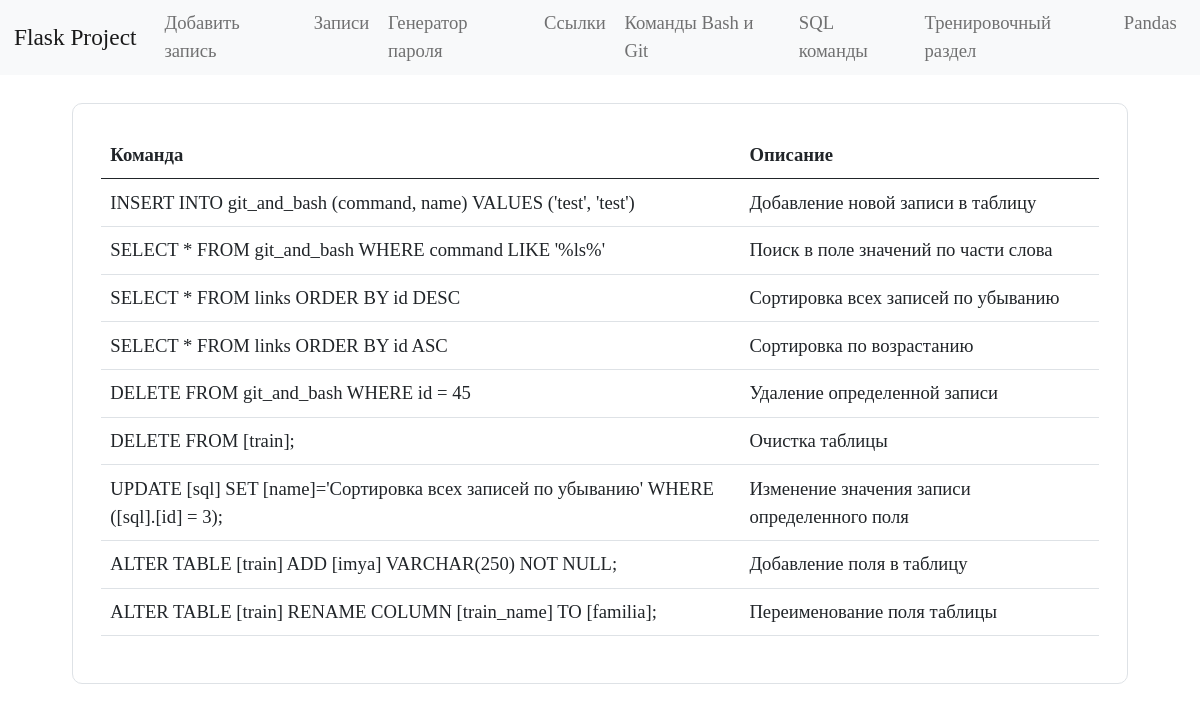
The app's page /sql with its own data.
### tables this page shows
CREATE TABLE [sql] ( 
  [id] INTEGER PRIMARY KEY AUTOINCREMENT,
  [command] TEXT NOT NULL,
  [name] TEXT NOT NULL
);

### app.py (the view)
@app.route("/sql")
def sql():
    conn = get_db_connection()
    sql = conn.execute("SELECT * FROM sql").fetchall()
    conn.close()
    return render_template("sql.html", sql=sql)

### app.py (called while the page is built)
def get_db_connection():
    conn = sqlite3.connect("database.db")
    conn.row_factory = sqlite3.Row
    return conn

### templates/sql.html (shortened to what this page needs)
{% extends "base.html" %}
{% block content %}
<div class="bd-example">
  <table class="table">
    <thead>
      <tr>
        <th scope="col">Команда</th>
        <th scope="col">Описание</th>
      </tr>
    </thead>
    <tbody>
    {% for sql in sql %}
      <tr>
        <td>{{ sql['command'] }}</td>
        <td>{{ sql['name'] }}</td>
      </tr>
    {% endfor %}
    </tbody>
  </table>
</div>
{% endblock %}

### static/styles.css (style rules this page uses)
* { font-family: Bahnschrift; font-size: 14pt; }
.bd-example { padding: 1.5rem; margin: 1.5rem; border-radius: 10px; border: solid #dee2e6 1px; }

### records on screen
sql: command "INSERT INTO git_and_bash (command, name) VALUES ('test', 'test')", name "Добавление новой записи в таблицу"
sql: command "SELECT * FROM git_and_bash WHERE command LIKE '%ls%'", name "Поиск в поле значений по части слова"
sql: command "SELECT * FROM links ORDER BY id DESC", name "Сортировка всех записей по убыванию"
sql: command "SELECT * FROM links ORDER BY id ASC", name "Сортировка по возрастанию"
sql: command "DELETE FROM git_and_bash WHERE id = 45", name "Удаление определенной записи"
sql: command "DELETE FROM [train];", name "Очистка таблицы"
sql: command "UPDATE [sql] SET [name]='Сортировка всех записей по убыванию' WHERE ([sql].[id] = 3);", name "Изменение значения записи определенного поля"
sql: command "ALTER TABLE [train] ADD [imya] VARCHAR(250) NOT NULL;", name "Добавление поля в таблицу"
sql: command "ALTER TABLE [train] RENAME COLUMN [train_name] TO [familia];", name "Переименование поля таблицы"
